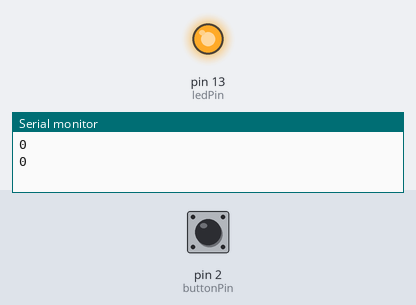
Bench run of a sketch on a simulated Arduino Uno, built with avr-gcc and run on an emulated ATmega328P. Parts: output pins drawn as LEDs (lit = HIGH), the last lines printed to the serial monitor. The test bench sets the inputs (shaded band); at power-on: pin 2 (buttonPin) HIGH.

Above: at 1.2 s.
1.3 s: pin 2 (buttonPin) pulled LOW for 0.15 s
At 2.0 s:
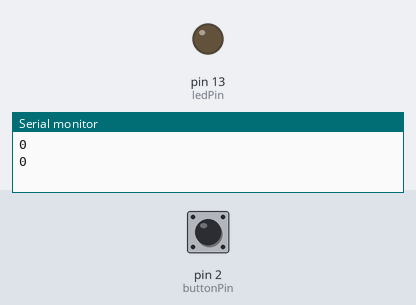
2.9 s: pin 2 (buttonPin) pulled LOW for 1 s
At 3.2 s:
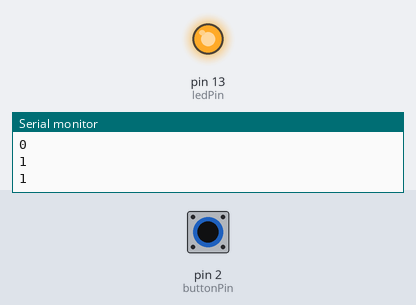
5.4 s: pin 2 (buttonPin) pulled LOW for 3.2 s
At 6.3 s:
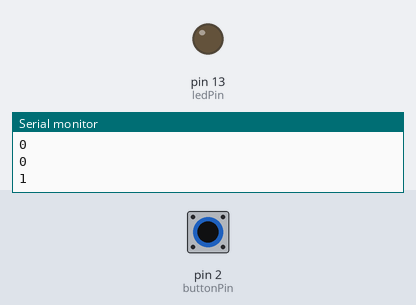
Timing chart, 0 to 8.4 s (numbered marks = the images above; inputs shaded):
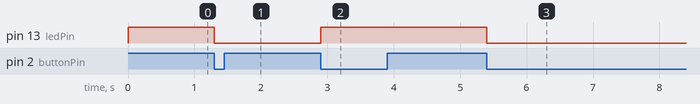

Measured:
- after the input at 1.3 s, pin 13 (ledPin): HIGH → LOW at once
- after the input at 2.9 s, pin 13 (ledPin): LOW → HIGH at once
- after the input at 5.4 s, pin 13 (ledPin): HIGH → LOW at once

The sketch:

InterruptButton.ino
```cpp
// constants won't change. They're used here to set pin numbers:
const int buttonPin = 2;     // the number of the pushbutton pin
const int ledPin =  13;      // the number of the LED pin

// variables will change:
volatile int ledState = HIGH;         // variable for reading the pushbutton status
volatile int changeCount = 0;

void setup() {
  // initialize the LED pin as an output:
  pinMode(ledPin, OUTPUT);
  // initialize the pushbutton pin as an input:
  pinMode(buttonPin, INPUT);

  Serial.begin(115200);
  while (!Serial);

  digitalWrite(ledPin, ledState);
  attachInterrupt(digitalPinToInterrupt(buttonPin), buttonPressed, FALLING);
}

void buttonPressed() {
  changeCount++;
  ledState = !ledState;
  digitalWrite(ledPin, ledState);
}

void loop() {
  noInterrupts();
  int changeCountValue = changeCount;
  changeCount = 0;
  interrupts();

  Serial.println(changeCountValue);
  delay(1000);
}
```
